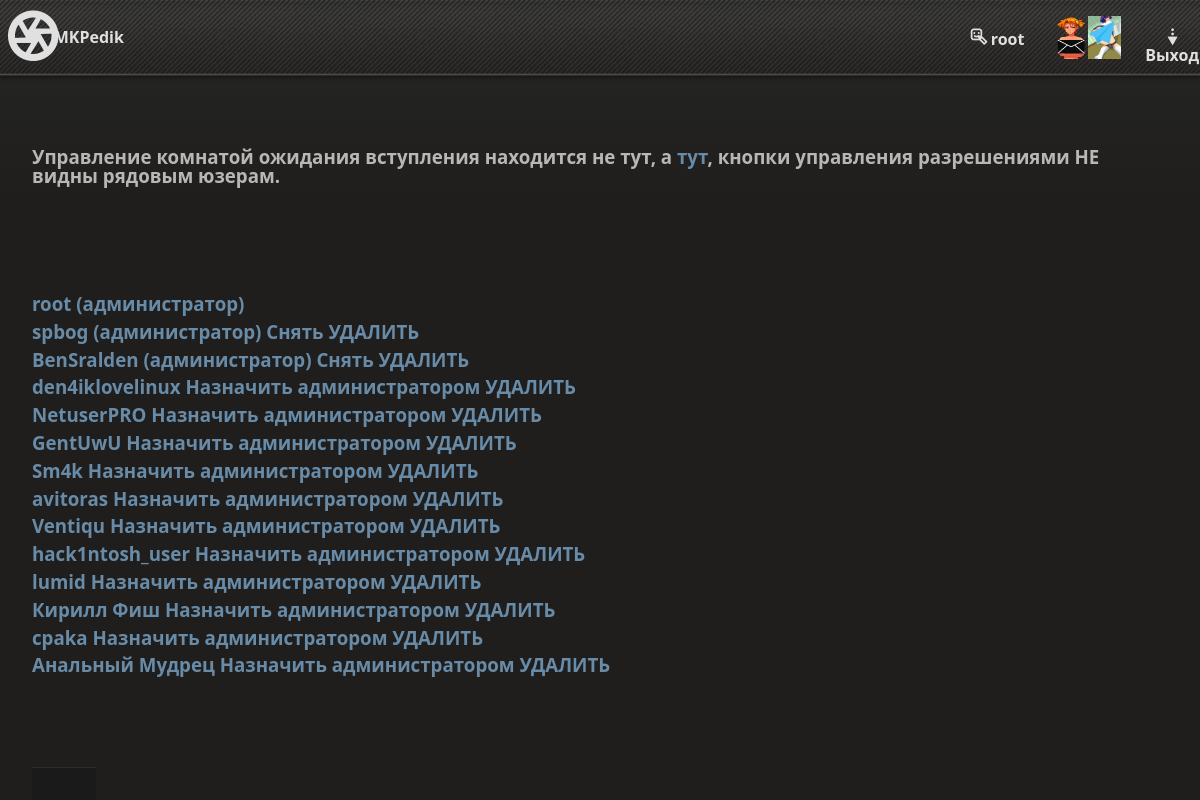
Screenshot of /users/getlist (signed in) with the database file from the repository.
### mk/database/user.py (models this page shows, shortened)
class User(db.Model):
    username = db.Column(db.String(32), unique=True, primary_key=True)
    pwdhash = db.Column(db.String(256))
    admin = db.Column(db.Boolean)
    profile_description = db.Column(db.String(512))
    commit_n = db.Column(db.Integer)

### mk/decorators.py (the view)
    def wrapper(*args, **kwargs):
        if not g.user:
            return render_template("not_admin.html")
        return func(*args, **kwargs)

### mk/auth/auth.py (called while the page is built)
@auth_bp.before_app_request
def load_user():
    username = session.get("username")
    pwdhash = session.get("pwdhash")
    if username is None or pwdhash is None:
        g.user = None
    else:
        user = db.session.execute(db.select(User).filter_by(username=username)).first()
        if not user:
            g.user = None
        elif user[0].pwdhash == pwdhash:
            g.user = user[0]

### mk/users/users.py (called while the page is built)
@user_bp.route("/getlist")
@user_only
def user_list():
    return render_template("users/user_list.html", users=User.query.all())

### mk/templates/users/user_list.html
{% extends "base.html" %}
{% block content %}
    {% if g.user["admin"] %}
        <h3>Управление комнатой ожидания вступления находится не тут, а <a href="/admin/panel">тут</a>, кнопки управления разрешениями НЕ видны рядовым юзерам.<h3>
    {% endif %}
    {% for user in users %}
        <p>
            <a href="/users/getuser?username={{user['username']}}">{{user["username"]}} {% if user["admin"] %}(администратор){% endif %}</a>
            {% if g.user["admin"] %}
                {% if not user["username"] == "root" %}
                    {% if user["admin"] %}
                        <a href="/users/demote?username={{user['username']}}">Снять</a>
                    {% else %}
                        <a href="/users/promote?username={{user['username']}}">Назначить администратором</button>
                    {% endif %}
                    <a href="/users/delete?username={{user['username']}}">УДАЛИТЬ</a>
                {% endif %}
            {% endif %}
        </p>
    {% endfor %}
{% endblock %}

### mk/templates/base.html (shortened to what this page needs)
<!DOCTYPE html>
<html lang="en">
    <link rel="stylesheet" href="{{url_for('static', filename='styles.css')}}">
    <header>
        <div id="hat">
            <a class="home" href="/">MKPedik</a>
            <a class="homeicon" href="/"></a>
            {% if g.user %}
                <img class="inbox" style="width: 33px; height: 43px;" src={{url_for('static', filename='mailbox.png')}} onclick="window.location.href = '/messages/inbox'" />
                <img class="send" style="width: 33px; height: 43px;" src={{url_for('static', filename='send-icon.png')}} onclick="window.location.href = '/messages/send'"/>
                <a class="reg" href="/users/getme">{{g.user["username"]}}</a>
                <a class="login" href="/auth/logout">Выход</a>
            {% else %}
                <a class="reg" href="/auth/register">Регистрация</a>
                <a class="login" href="/auth/login">Вход</a>
            {% endif %}
        </div>
    </header>
    <body>
        {% block content %}{% endblock %}
    </body>
    <footer>
    </footer>
</html>

### mk/static/styles.css (style rules this page uses)
:root { --bg-color: #121212; --header-bg: #1e1e1e; --footer-bg: #1a1a1a; --text-color: #e0e0e0; --accent-color: #0d6efd; --danger-color: #dc3545; --border-color: #2c2c2c; --transition: 0.3s ease; }
body { background: linear-gradient(0deg,#1f1e1d 0%,#1f1e1d 80%,#242422 100%); background-color: #1f1e1d; background-position: 0 60px; background-repeat: repeat-x; overflow-y: scroll; color: #e0e0e0; font-family: "Segoe UI", sans-serif; line-height: 1; margin: 0; padding: 0; text-align: center; }
#hat { background: url("/static/globalheader_bg.jpg"); background-size:contain; padding: 1rem 2rem; display: grid; border-bottom: 1px solid var(--border-color); box-shadow: 0 2px 4px rgba(0, 0, 0, 0.4); position: sticky; top: 0; z-index: 1000; grid-template-columns: 10% 70% 10% 3% 5%; }
#hat a { color: var(--text-color); text-decoration: none; font-weight: bold; position: relative; top:30%; transition: color var(--transition); height: 20px; }
.home { grid-column: 1; }
.home::before { font-family: PS3; content: "e "; font-size:60px; top: -22px; left: -30px; position:absolute; }
.reg { grid-column: 3; }
.reg:before { font-family: PS3; content: "s "; }
.login:before { font-family: PS3; content: "b "; }
.inbox { grid-column: 4; grid-row: 1; }
.send { grid-column: 5; grid-row: 1; }
a { color: #688ba8; text-decoration:none; }
.login { grid-column: 6; }
#hat a::after { content: ""; position: absolute; width: 0%; height: 2px; left: 0; bottom: -2px; transition: text-shadow 0.3s ease; background: var(--accent-color); }
body > *:not(header):not(footer) { flex: 1; padding: 2rem; }
footer { background-color: var(--footer-bg); padding: 1rem 2rem; text-align: center; border-top: 1px solid var(--border-color); font-size: 0.9rem; position: fixed; display:block; color: #aaa; bottom:0; }
h1, h2, h3, h4, h5 { padding-left: 12px; margin-top: 2.5rem; margin-bottom: 1rem; transition: border-color 0.3s ease, color 0.3s ease; }
p { margin: 0.1rem 0; line-height: 1.4; }
h1, h2, h3, h4, h5 { text-align: left; color: #b9b7b5; }

### rows the page displays
User: user.username "root", username "root", admin "(администратор)"
User: username "spbog", admin "(администратор)"
User: username "BenSralden", admin "(администратор)"
User: username "den4iklovelinux"
User: username "NetuserPRO"
User: username "GentUwU"
User: username "Sm4k"
User: username "avitoras"
User: username "Ventiqu"
User: username "hack1ntosh_user"
User: username "lumid"
User: username "Кирилл Фиш"
User: username "cpaka"
User: username "Анальный Мудрец"
